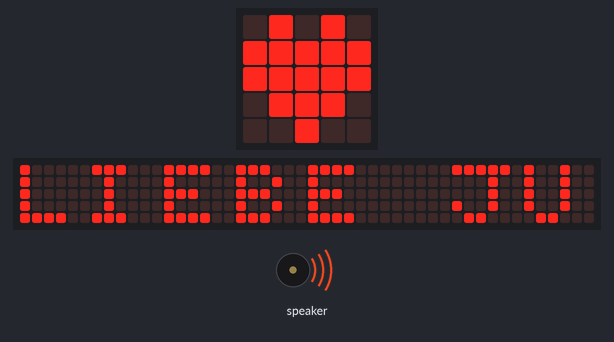
The program below on a simulated Calliope mini (MakeCode). Parts: the board's 5×5 LED display, a strip that is not on the board, showing the scrolling text unrolled, buzzer (waves = sounding). The 48×5 strip is a reading aid, not a part: it shows the text the display is scrolling, unrolled, one strip-width of it at a time.

Above: at 0.07 s.
At 5.0 s:
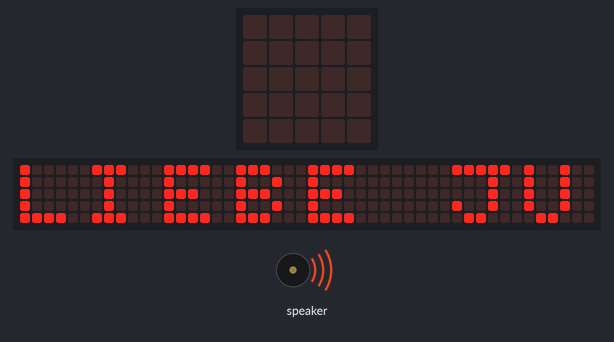
At 21.52 s:
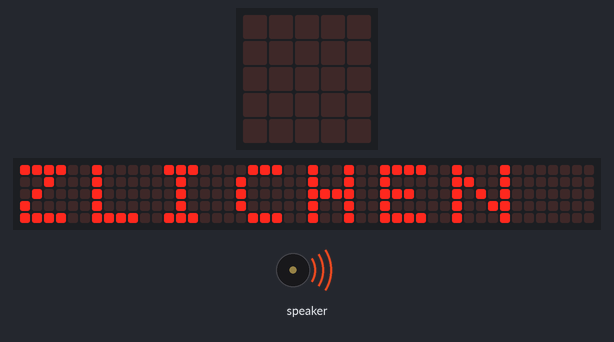
At 39.82 s:
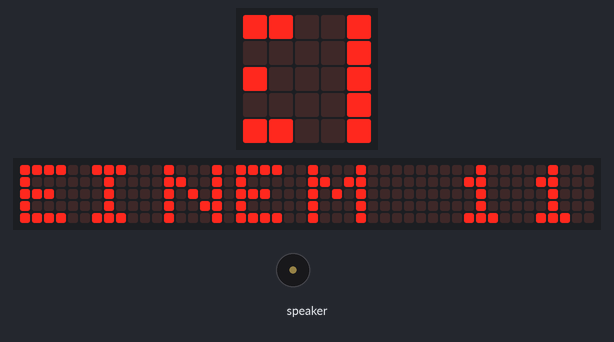
Timing chart, 0 to 40.0 s (numbered marks = the images above):
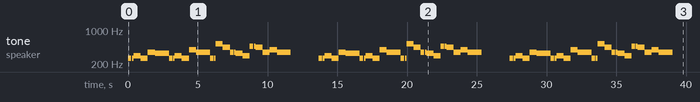

Measured:
- by itself, tone on speaker: plays 262 Hz for 0.25 s, 262 Hz for 0.13 s, 294 Hz for 0.51 s, 262 Hz for 0.51 s, 349 Hz for 0.51 s, 330 Hz for 1.0 s … (78 notes in this stretch)
- what the display in image 1 shows lasts 0.6 s, from 5.0 s to 5.6 s
- what the display in image 2 shows lasts 0.5 s, from 21.3 s to 21.8 s

The program:

main.ts
```typescript
led.plot(0, 1)
led.plot(0, 2)
led.plot(1, 0)
led.plot(1, 1)
led.plot(1, 2)
led.plot(1, 3)
led.plot(2, 1)
led.plot(2, 2)
led.plot(2, 3)
led.plot(2, 4)
led.plot(3, 0)
led.plot(3, 1)
led.plot(3, 2)
led.plot(3, 3)
led.plot(4, 1)
led.plot(4, 2)
basic.forever(function () {
    basic.showString("LIEBE JULIA, HERZLICHEN GLUCKWUNSCH ZU DEINEM 11. GEBURTSTAG!")
    for (let index = 0; index < 4; index++) {
        basic.showIcon(IconNames.Heart)
        control.waitMicros(1000)
        basic.showIcon(IconNames.SmallHeart)
    }
})
control.inBackground(function () {
    for (let index = 0; index < 4; index++) {
        music.playTone(262, music.beat(BeatFraction.Half))
        music.rest(music.beat(BeatFraction.Sixteenth))
        music.playTone(262, music.beat(BeatFraction.Quarter))
        music.playTone(294, music.beat(BeatFraction.Whole))
        music.playTone(262, music.beat(BeatFraction.Whole))
        music.playTone(349, music.beat(BeatFraction.Whole))
        music.playTone(330, music.beat(BeatFraction.Double))
        music.playTone(262, music.beat(BeatFraction.Half))
        music.rest(music.beat(BeatFraction.Sixteenth))
        music.playTone(262, music.beat(BeatFraction.Quarter))
        music.playTone(294, music.beat(BeatFraction.Whole))
        music.playTone(262, music.beat(BeatFraction.Whole))
        music.playTone(392, music.beat(BeatFraction.Whole))
        music.playTone(349, music.beat(BeatFraction.Double))
        music.playTone(262, music.beat(BeatFraction.Half))
        music.rest(music.beat(BeatFraction.Sixteenth))
        music.playTone(262, music.beat(BeatFraction.Quarter))
        music.playTone(523, music.beat(BeatFraction.Whole))
        music.playTone(440, music.beat(BeatFraction.Whole))
        music.playTone(349, music.beat(BeatFraction.Half))
        music.rest(music.beat(BeatFraction.Sixteenth))
        music.playTone(349, music.beat(BeatFraction.Quarter))
        music.playTone(330, music.beat(BeatFraction.Whole))
        music.playTone(294, music.beat(BeatFraction.Whole))
        music.playTone(466, music.beat(BeatFraction.Half))
        music.rest(music.beat(BeatFraction.Sixteenth))
        music.playTone(466, music.beat(BeatFraction.Quarter))
        music.playTone(440, music.beat(BeatFraction.Whole))
        music.playTone(349, music.beat(BeatFraction.Whole))
        music.playTone(392, music.beat(BeatFraction.Whole))
        music.playTone(349, music.beat(BeatFraction.Double))
        basic.pause(2000)
    }
})
```

test.ts
```typescript
// Hier kann man Tests durchführen; diese Datei wird nicht kompiliert, wenn dieses Paket als Erweiterung verwendet wird.
```
